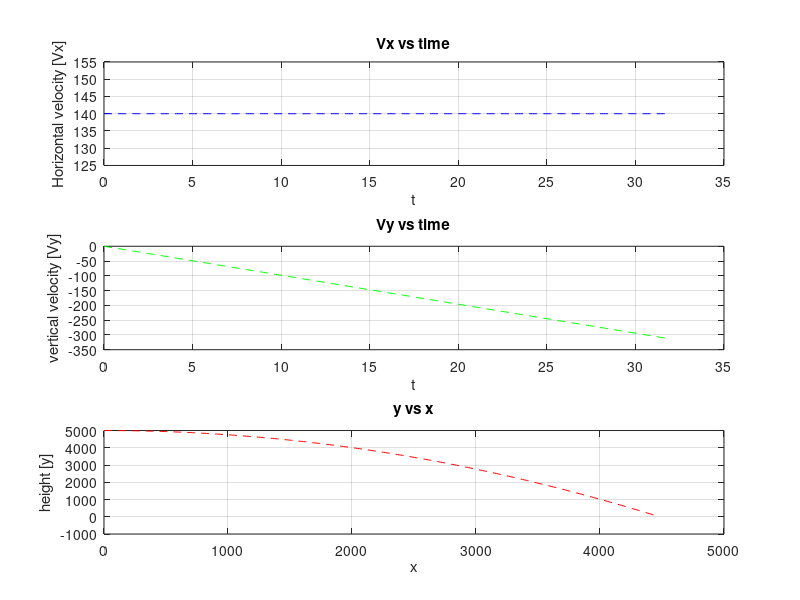

Write the MATLAB code that produced this figure.
% Z= K/m
Z = 0; 
y(1)= 5000 ;
deltat= .1;
Vx(1) = 140;
Vy (1)= 0;
x(1) = 0 ;
n=1 ;
g=9.8;
t(1) = 0;
while y(n) >= 0 
        t(n+1) = t(n)+deltat;
        Vx(n+1) = Vx(n)+[-Z .* (sqrt(Vx(n).^2 + Vy(n).^2)).*Vx(n)].*deltat;
        Vy(n+1) = Vy(n)+[-Z .* (sqrt(Vx(n).^2 + Vy(n).^2)).*Vy(n)-g].*deltat;
        x(n+1)= x(n) + [Vx(n)].*deltat;
        y(n+1)= y(n) + [Vy(n)].*deltat;
        n= n+1; 
end 
t(end)
x(end)
subplot (3,1,1)
plot (t, Vx,'b--')
xlabel ('t') 
ylabel('Horizontal velocity [Vx]')
title('Vx vs time') 
grid on

subplot (3,1,2)
plot (t, Vy,'g--')
xlabel ('t') 
ylabel('vertical velocity [Vy]')
title('Vy vs time') 
grid on

subplot (3,1,3)
plot (x, y,'r--')
xlabel ('x') 
ylabel('height [y]')
title('y vs x') 
grid on